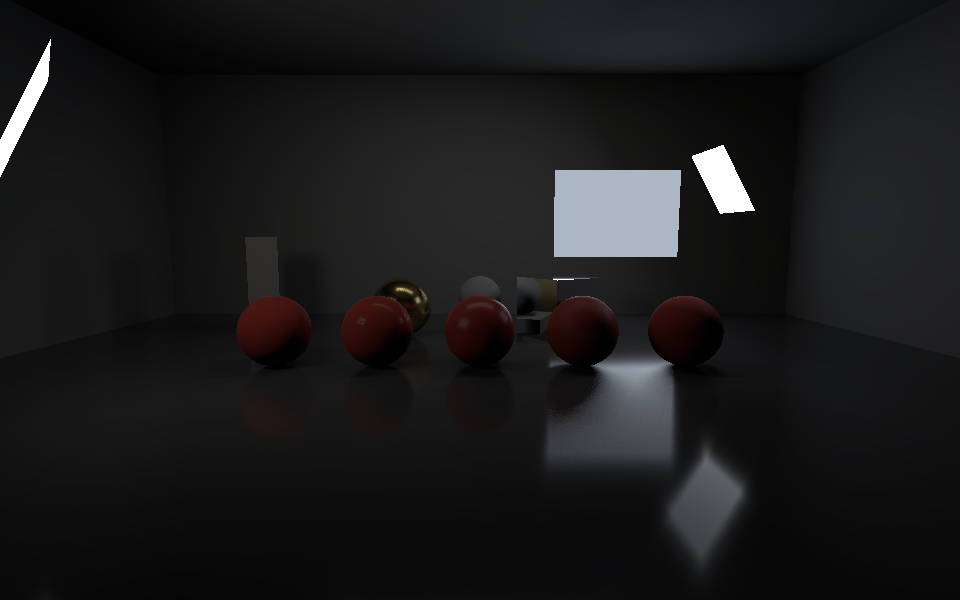
#> input picture Tools/eval/refs/speccheck/area-ref.png, 960 x 600 px; its folder holds only this picture in this run
$ python specular.py refs/speccheck/area-ref.png
#> lines starting #> are read from the running program, lines starting #| are printed output that depends on the picture; after the words box and inside, x2 and y2 are one past the last pixel; in counts of white or black regions, pixels touching at a corner belong together
### Tools/eval/evalcommon.py
"""Shared helpers for the benchmark scorers in this folder.

Every scorer reads PNGs saved by a benchmark run (`METALRENDERER_BENCH=<mode> METALRENDERER_BENCH_DIR=<run-dir>`) and compares
them with converged reference images in refs/<mode>/. A run that renders the references (the "ref ..." settings,
skipped with METALRENDERER_GI_REFS=0) refreshes refs/<mode>/ automatically, so re-render them after any change that
alters the ground truth (scene, lights, materials) and commit the new files.
"""
import glob, os, shutil
import numpy as np
from PIL import Image

HERE = os.path.dirname(os.path.abspath(__file__))


def refs_dir(mode):
    return os.path.join(HERE, "refs", mode)


def pick_up_refs(mode, run_dirs, names):
    """Copies reference captures named `<index>-<name>.png` from any run into refs/<mode>/<name>.png."""
    out = refs_dir(mode)
    for d in run_dirs:
        for name in names:
            hits = glob.glob(f"{d}/*-{name}.png")
            if hits:
                os.makedirs(out, exist_ok=True)
                shutil.copy(hits[0], f"{out}/{name}.png")


def load(path):
#> called with path = 'Tools/eval/refs/speccheck/area-ref.png'
    return np.asarray(Image.open(path).convert("RGB"), float) / 255


def ref(mode, name):
    path = f"{refs_dir(mode)}/{name}.png"
    if not os.path.exists(path):
        raise SystemExit(f"missing reference {path}: run METALRENDERER_BENCH={mode} once without METALRENDERER_GI_REFS=0")
    return load(path)


def capture(run_dir, name):
    """The capture `<index>-<name>.png` of a run (exact name, so "x-static" doesn't match "x-static-prev"), or None."""
    hits = [p for p in glob.glob(f"{run_dir}/*-{name}.png") if os.path.basename(p).split("-", 1)[1] == f"{name}.png"]
    return load(hits[0]) if hits else None


def psnr(a, b):
    return 10 * np.log10(1 / np.mean((a - b) ** 2))


def flicker(a, b):
    """RMS difference between consecutive frames, in 8-bit levels."""
    return np.sqrt(np.mean((a - b) ** 2)) * 255


# [4 lines left out: function mean_luminance, not called in this run]


def crop(a, box):
    return a[box[1]:box[3], box[0]:box[2]]


def fmt(values, width=9):
    return "".join(f"{v:{width}.2f}" if v is not None else f"{'—':>{width}s}" for v in values)

### Tools/eval/specular.py
"""usage: specular.py <run-dir> ... — scores METALRENDERER_BENCH=speccheck: direct light with specular materials, each
direct-light path against the accumulated reference in refs/speccheck/. "mean" is the image's brightness over the
reference's (1.00 = nothing counted twice or lost); "highlights" is the same over the brightest 2% of the reference's
pixels that aren't clipped (the lights' own shapes are), where direct specular dominates; "flicker" is the RMS
difference from the frame before, in 8-bit levels."""
import os, sys
import numpy as np
from evalcommon import *

SCENES = ["area", "spots", "tubes"]
runs = sys.argv[1:]
pick_up_refs("speccheck", runs, [f"{s}-ref" for s in SCENES])


def luminance(a):
    linear = np.where(a <= 0.04045, a / 12.92, ((a + 0.055) / 1.055) ** 2.4)
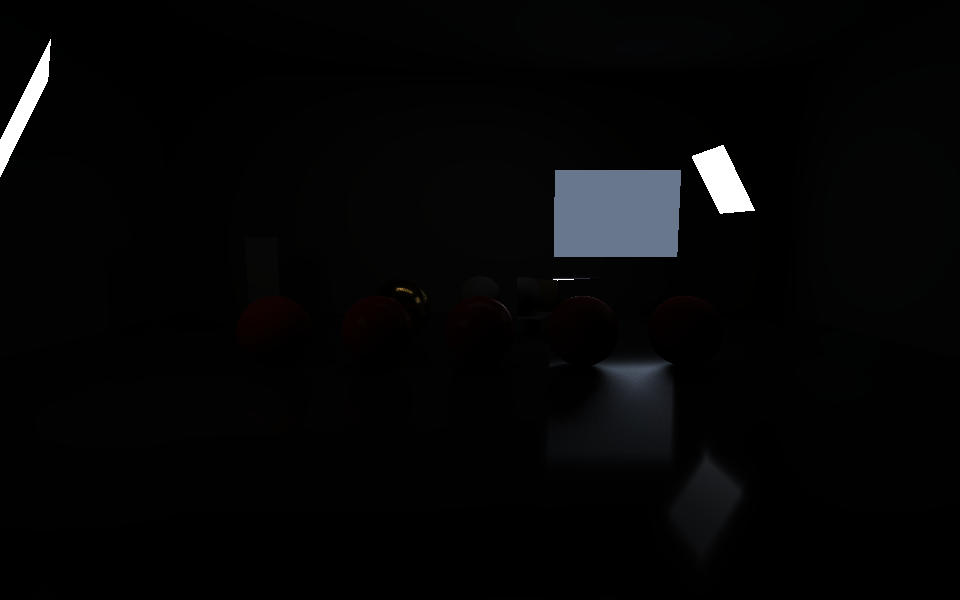
#> linear: shape (600, 960, 3) float64; mean R, G, B 0.0253, 0.026, 0.0282
    return linear @ [0.2126, 0.7152, 0.0722]
#> returned value: shape (600, 960) float64


print(f"{'run:setting':34s}{'PSNR':>9s}{'mean':>9s}{'highlights':>12s}{'flicker':>9s}    (direct light, vs the accumulated reference)")
for d in runs:
    for scene in SCENES:
        if not os.path.exists(f"{refs_dir('speccheck')}/{scene}-ref.png"): continue
        r = ref("speccheck", f"{scene}-ref")
        lr = luminance(r)
        unclipped = r.max(axis=2) < 0.98
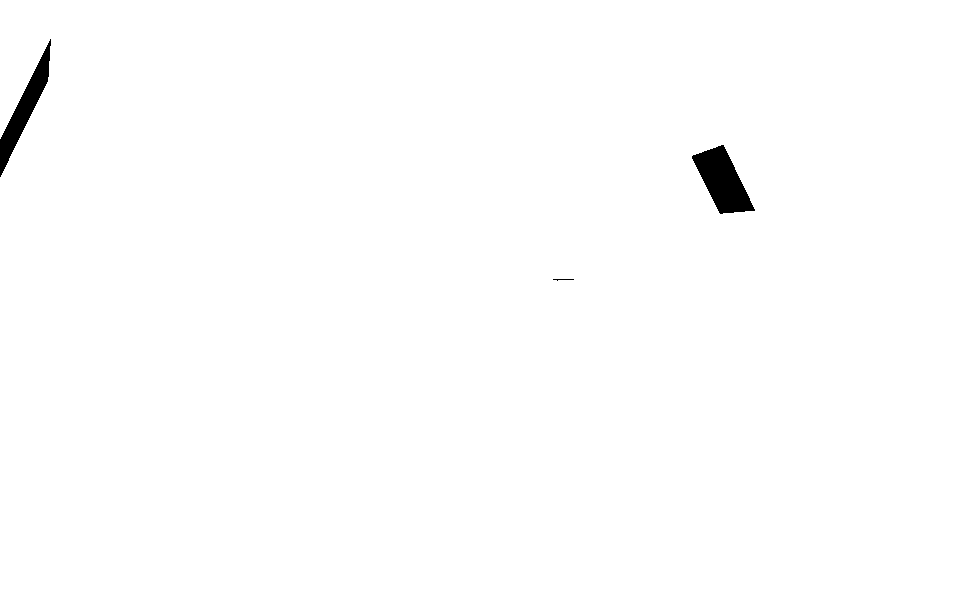
#> unclipped: shape (600, 960) bool; 99.3% white; 3 black regions, box (x1, y1, x2, y2) and area: (692, 145, 755, 214) 2316, (0, 39, 51, 177) 1846, (553, 279, 574, 281) 22
        bright = unclipped & (lr >= np.quantile(lr[unclipped], 0.98))
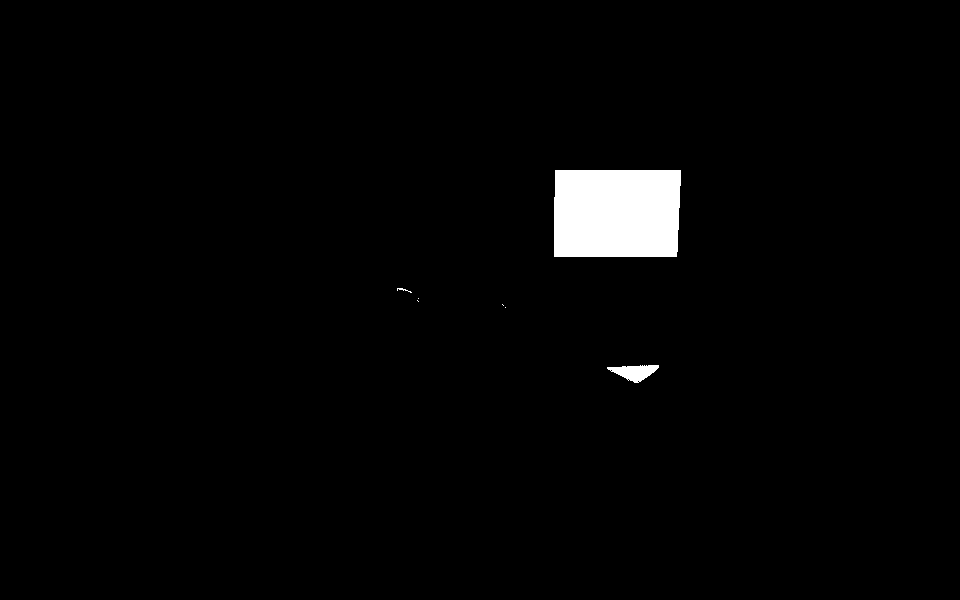
#> bright: shape (600, 960) bool; 2% white; 7 white regions (4 under 20 px), largest, box (x1, y1, x2, y2) and area: (554, 170, 681, 257) 10870, (607, 365, 659, 383) 540, (397, 288, 412, 293) 24
        for path in ("shadow-denoiser", "svgf", "sampled"):
            img = capture(d, f"{scene}-{path}")
            if img is None: continue
            prev = capture(d, f"{scene}-{path}-prev")
            li = luminance(img)
            print(f"{os.path.basename(d) + ':' + scene + ' ' + path:34s}" +
                  fmt([psnr(img, r), li.mean() / lr.mean()]) + f"{li[bright].mean() / lr[bright].mean():12.2f}" +
                  fmt([flicker(img, prev) if prev is not None else None]))
